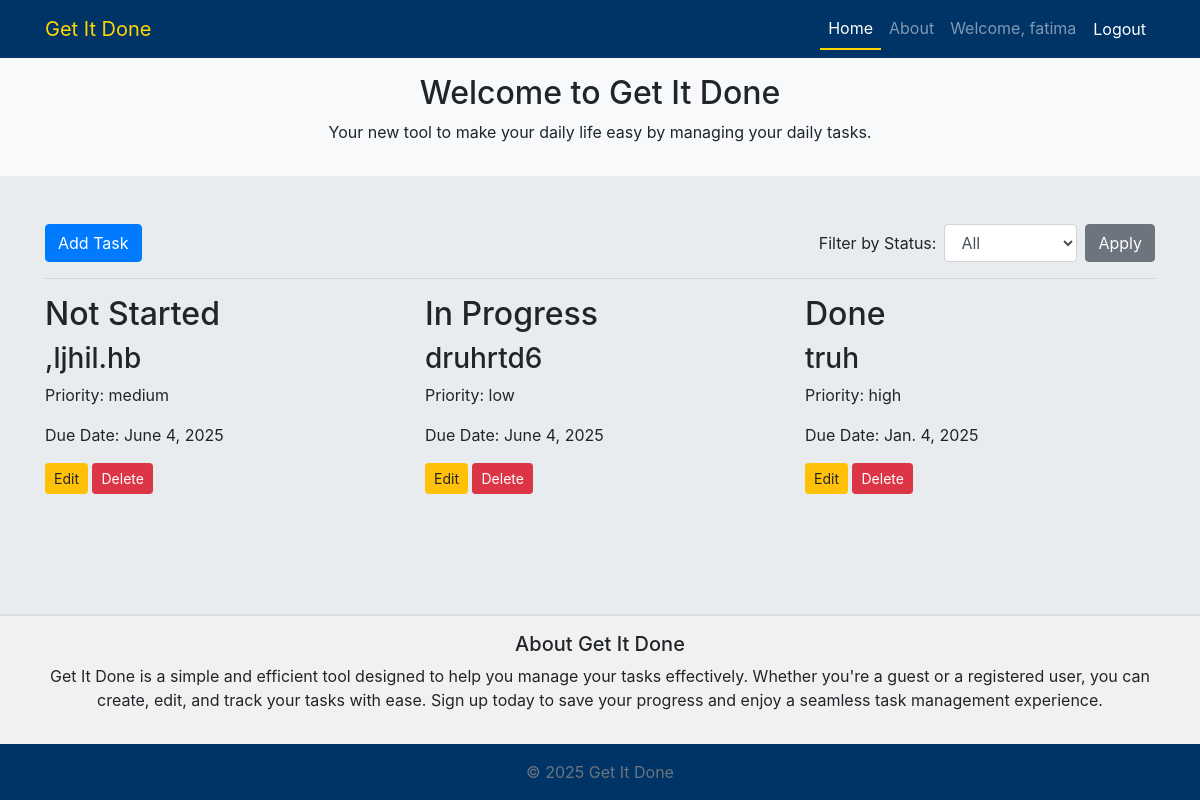
Page / (signed in) on the earlier database version.
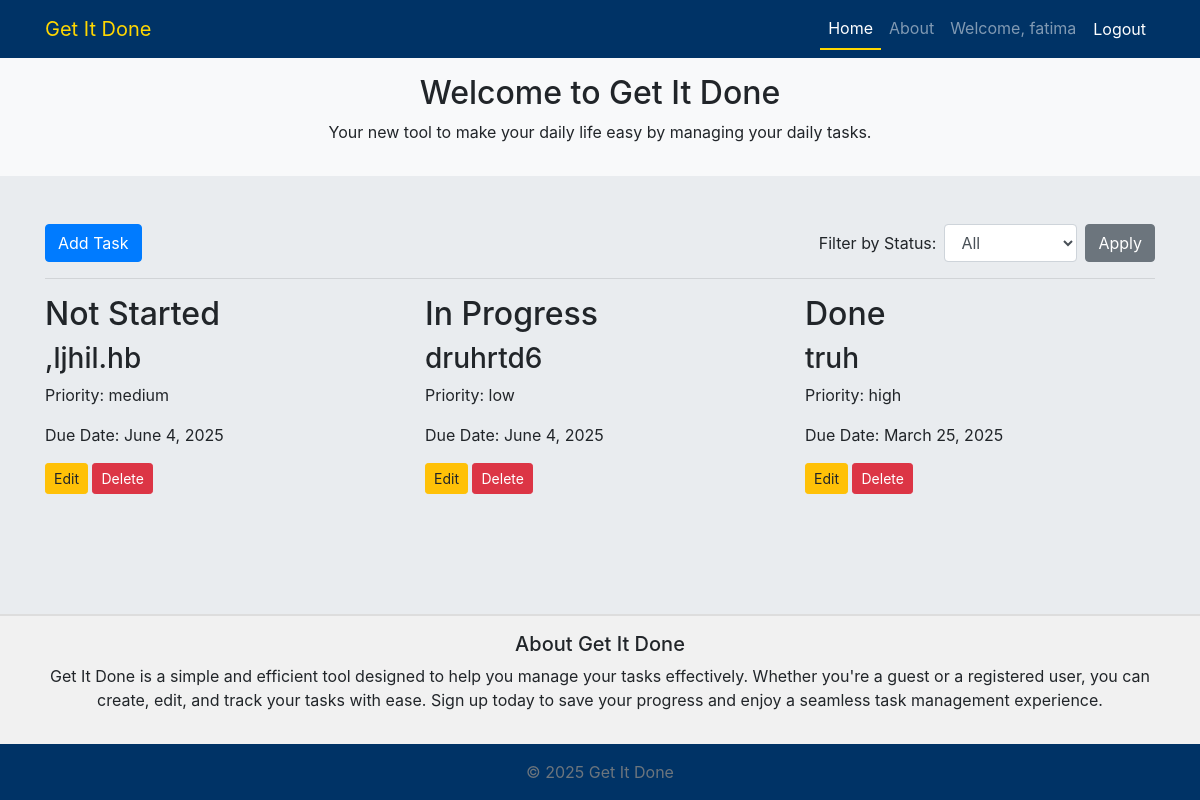
Same page on the later database version.
### tasks/models.py (models this page shows, shortened)
class Task(models.Model):
    PRIORITY_CHOICES = [
        ('low', 'Low'),
        ('medium', 'Medium'),
        ('high', 'High'),
    ]
    STATUS_CHOICES = [
        ('not_started', 'Not Started'),
        ('in_progress', 'In Progress'),
        ('done', 'Done'),
    ]
    title = models.CharField(max_length=255)
    description = models.TextField()
    user = models.ForeignKey(User, on_delete=models.CASCADE, null=True, blank=True)
    priority = models.CharField(max_length=50, choices=PRIORITY_CHOICES)
    status = models.CharField(max_length=50, choices=STATUS_CHOICES)
    due_date = models.DateField()
    created_at = models.DateTimeField(auto_now_add=True)

### tasks/views.py (the view, shortened to what this page needs)
# urls.py: path('', views.home_view, name='home'),
def home_view(request):
    if request.user.is_authenticated:
        priority = request.GET.get('priority')
        status_filter = request.GET.get('status_filter')
        tasks = Task.objects.filter(user=request.user)
        if priority:
            tasks = tasks.filter(priority=priority)
        if status_filter:
            tasks = tasks.filter(status=status_filter)
        tasks = tasks.order_by('-priority', 'status')  # Order by priority in descending order and status
        guest_tasks = []
    return render(request, 'tasks/home.html', {'tasks': tasks, 'guest_tasks': guest_tasks})

### tasks/templates/tasks/home.html (shortened to what this page needs)
{% extends 'tasks/base.html' %}
{% block content %}
<div class="d-flex justify-content-between align-items-center mb-3">
    <a href="{% url 'create_task' %}" class="btn btn-primary">Add Task</a>
    <form method="get" action=".">
        <div class="form-inline">
            <label for="status_filter" class="mr-2">Filter by Status:</label>
            <select name="status_filter" id="status_filter" class="form-control mr-2">
                <option value="">All</option>
            </select>
            <button type="submit" class="btn btn-secondary">Apply</button>
        </div>
    </form>
</div>
<hr>
<section class="kanban-board row">
    <article class="kanban-column col-md-4" id="not-started">
        <header>
            <h2>Not Started</h2>
        </header>
        {% for task in tasks %}
            {% if task.status == 'not_started' %}
                <div class="kanban-card draggable" draggable="true" data-task-id="{{ task.id }}">
                    <h3>{{ task.title }}</h3>
                    <p>Priority: {{ task.priority }}</p>
                    <p>Due Date: {{ task.due_date }}</p>
                    <div>
                        <a href="{% url 'edit_task' task.id %}" class="btn btn-sm btn-warning">Edit</a>
                        <a href="{% url 'delete_task' task.id %}" class="btn btn-sm btn-danger delete-button" data-task-id="{{ task.id }}">Delete</a>
                    </div>
                </div>
            {% endif %}
        {% endfor %}
    </article>
    <article class="kanban-column col-md-4" id="in-progress">
        <header>
            <h2>In Progress</h2>
        </header>
        {% for task in tasks %}
            {% if task.status == 'in_progress' %}
                <div class="kanban-card draggable" draggable="true" data-task-id="{{ task.id }}">
                    <h3>{{ task.title }}</h3>
                    <p>Priority: {{ task.priority }}</p>
                    <p>Due Date: {{ task.due_date }}</p>
                    <div>
                        <a href="{% url 'edit_task' task.id %}" class="btn btn-sm btn-warning">Edit</a>
                        <a href="{% url 'delete_task' task.id %}" class="btn btn-sm btn-danger delete-button" data-task-id="{{ task.id }}">Delete</a>
                    </div>
                </div>
            {% endif %}
        {% endfor %}
    </article>
    <article class="kanban-column col-md-4" id="done">
        <header>
            <h2>Done</h2>
        </header>
        {% for task in tasks %}
            {% if task.status == 'done' %}
                <div class="kanban-card draggable" draggable="true" data-task-id="{{ task.id }}">
                    <h3>{{ task.title }}</h3>
                    <p>Priority: {{ task.priority }}</p>
                    <p>Due Date: {{ task.due_date }}</p>
                    <div>
                        <a href="{% url 'edit_task' task.id %}" class="btn btn-sm btn-warning">Edit</a>
                        <a href="{% url 'delete_task' task.id %}" class="btn btn-sm btn-danger delete-button" data-task-id="{{ task.id }}">Delete</a>
                    </div>
                </div>
            {% endif %}
        {% endfor %}
    </article>
</section>
{% endblock %}

### tasks/templates/tasks/base.html (shortened to what this page needs)
{% load static %}
<!DOCTYPE html>
<html lang="en">
<head>
    <link href="https://stackpath.bootstrapcdn.com/bootstrap/4.5.2/css/bootstrap.min.css" rel="stylesheet">
    <link rel="stylesheet" href="https://code.jquery.com/ui/1.12.1/themes/base/jquery-ui.css">
    <link rel="stylesheet" href="{% static 'css/styles.css' %}">
</head>
<body class="d-flex flex-column min-vh-100">
    <header>
        <nav class="navbar navbar-expand-lg navbar-dark" style="background-color: #003366;">
            <div class="container">
                <a class="navbar-brand" href="{% url 'home' %}">Get It Done</a>
                <div class="collapse navbar-collapse" id="navbarNav">
                    <ul class="navbar-nav ml-auto">
                        <li class="nav-item">
                            <a class="nav-link {% if request.resolver_match.url_name == 'home' %}active{% endif %}" href="{% url 'home' %}">Home</a>
                        </li>
                        <li class="nav-item">
                            <a class="nav-link" href="#about" id="about-link">About</a>
                        </li>
                        {% if user.is_authenticated %}
                            <li class="nav-item">
                                <a class="nav-link" href="#">Welcome, {{ user.username }}</a>
                            </li>
                            <li class="nav-item">
                                <form method="post" action="{% url 'logout' %}" style="display: inline;">
                                    <button type="submit" class="nav-link btn btn-link text-white">Logout</button>
                                </form>
                            </li>
                        {% endif %}
                    </ul>
                </div>
            </div>
        </nav>
    </header>
    <section id="hero" class="container-fluid bg-light py-3 d-flex align-items-center justify-content-center" style="background-color: #f1f1f1;">
        <div class="container text-center">
            <h2>Welcome to Get It Done</h2>
            <p>Your new tool to make your daily life easy by managing your daily tasks.</p>
        </div>
    </section>
    <main class="container flex-grow-1 my-5">
        {% block content %}{% endblock %}
    </main>
    <section id="about" class="about-section mt-3 py-3 text-center" style="background-color: #f1f1f1; border-top: 2px solid #ddd;">
        <div class="container">
            <h5>About Get It Done</h5>
            <p>Get It Done is a simple and efficient tool designed to help you manage your tasks effectively. Whether you're a guest or a registered user, you can create, edit, and track your tasks with ease. Sign up today to save your progress and enjoy a seamless task management experience.</p>
        </div>
    </section>
    <footer class="footer mt-auto py-3 text-center" style="background-color: #003366;">
        <div class="container">
            <span class="text-muted">&copy; 2025 Get It Done</span>
        </div>
    </footer>
</body>
</html>

### tasks/static/css/styles.css (style rules this page uses)
body { background-color: #e9ecef; }
.nav-link { color: #ffd700; }
.nav-link.active { border-bottom: 2px solid #ffd700; color: #ffd700; }
.navbar-brand { color: #ffd700 !important; }

Differences in the rows shown:
changed Task "truh": due_date "Jan. 4, 2025" → "March 25, 2025"
